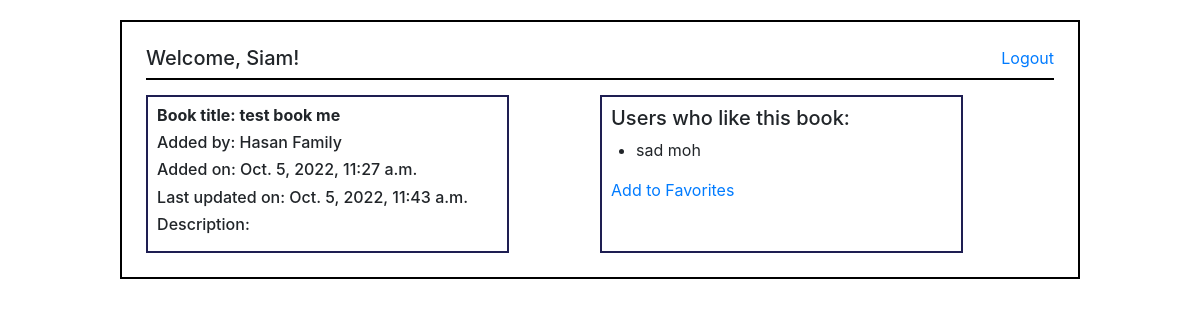
The app's page /books/17 (signed in) with its own data.
### login_app/models.py (models this page shows)
class User(models.Model):
    first_name = models.CharField(max_length=255)
    last_name = models.CharField(max_length=255)
    email = models.CharField(max_length=255)
    password = models.CharField(max_length=60)
    birth_date =  models.DateField()
    created_at = models.DateTimeField(auto_now_add=True)
    updated_at = models.DateTimeField(auto_now=True)
    objects = UserManager()

### books_app/models.py (models this page shows)
class Book(models.Model):
    title = models.CharField(max_length=255)
    desc = models.TextField(null=True)
    uploaded_by = models.ForeignKey(User, related_name="uploaded_books", on_delete = models.CASCADE)
    liked_by = models.ManyToManyField(User, related_name="liked_books")
    created_at = models.DateTimeField(auto_now_add=True)
    updated_at = models.DateTimeField(auto_now=True)
    objects = BookManager()

### books_app/views.py (the view)
# urls.py: path('<int:book_id>', views.view_one_book),
def view_one_book(request, book_id):
    context = {
        "book": Book.objects.get(id=book_id),
        "all_likes": Book.objects.get(id = book_id).liked_by.all(),
        'this_user': User.objects.get(id = request.session['user_id']),
    }
    return render(request, "one_book.html", context)

### books_app/templates/one_book.html (shortened to what this page needs)
<!DOCTYPE html>
<html lang="en">
<head>
    {% load static %}
    <link rel="stylesheet" href="{% static 'css/styling.css' %}">
    <link rel="stylesheet" href="https://cdn.jsdelivr.net/npm/bootstrap@4.6.1/dist/css/bootstrap.min.css">
</head>
<body>
    <div class="books_container">
        <header class="main-books">
            <h5>Welcome, {{request.session.name}}!</h5>
            <a href="/logout">Logout</a>
        </header>
        <div class="main_books">
            <div class="datatable">
                {% if request.session.user_id != book.uploaded_by.id %}
                <h6><strong>Book title: {{book.title}}</strong></h6>
                <h6>Added by: {{book.uploaded_by.first_name}} {{book.uploaded_by.last_name}}</h6>
                <h6>Added on: {{book.created_at}}</h6>
                <h6>Last updated on: {{book.updated_at}}</h6>
                <h6>Description: {{book.desc}}</h6>
                {% endif %}
            </div>
            <div class="datatable">
                <h5>Users who like this book:</h5>
                {% for user in book.liked_by.all %}
                <ul class="list_of_likes">
                    <li>{{user.first_name}} {{user.last_name}}</li>
                </ul>
                {% endfor %}
                {% if this_user not in all_likes %}
                <a href="/books/add_to_fav/{{book.id}}">Add to Favorites</a>
                {% endif %}
            </div>
        </div>
    </div>
</body>
</html>

### login_app/static/CSS/styling.css (style rules this page uses)
* { padding: 0; margin: 0; }
.main-books { display: flex; justify-content: space-between; margin-bottom: 15px; border-bottom: 2px solid black; }
.books_container { width: 80%; padding: 2%; margin: 0 auto; margin-top: 20px; border: 2px solid black; }
.main_books { display: flex; gap: 10%; }
.datatable { width: 40%; border: 2px solid rgb(30, 30, 82); padding: 1%; }
.list_of_likes { margin-left: 25px; }

### records on screen
User: session.name "Siam"
Book: title "test book me", uploaded_by.first_name "Hasan", uploaded_by.last_name "Family", created_at "Oct. 5, 2022, 11:27 a.m.", updated_at "Oct. 5, 2022, 11:43 a.m."
User: first_name "sad", last_name "moh"
